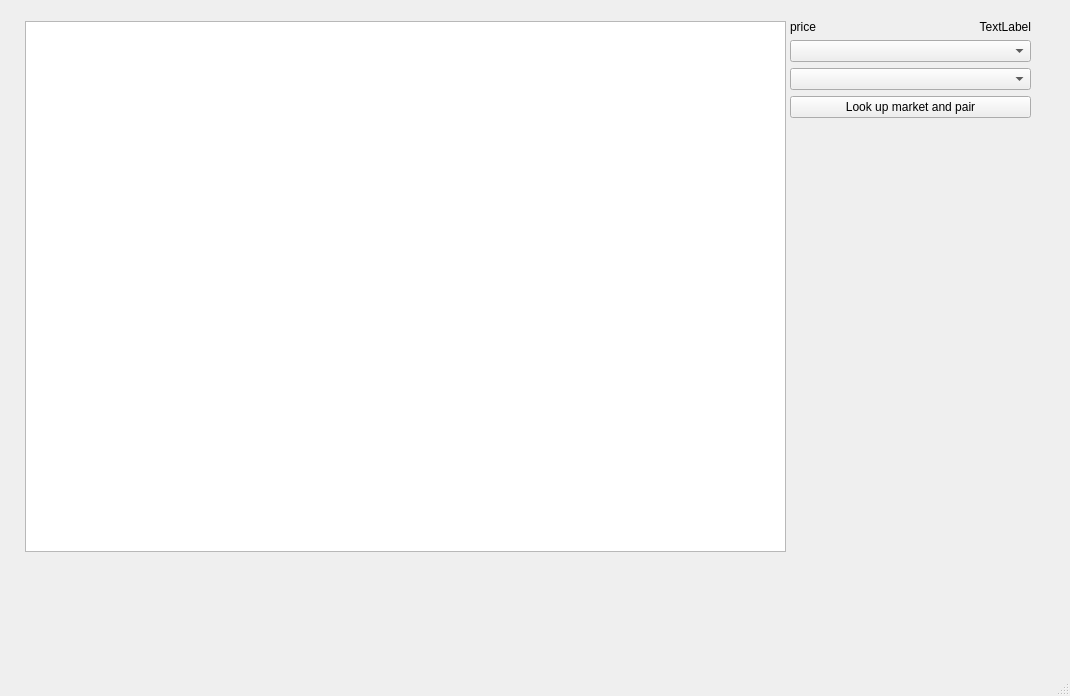
<?xml version="1.0" encoding="UTF-8"?>
<ui version="4.0">
 <class>MainWindow</class>
 <widget class="QMainWindow" name="MainWindow">
  <property name="geometry">
   <rect>
    <x>0</x>
    <y>0</y>
    <width>1070</width>
    <height>696</height>
   </rect>
  </property>
  <property name="windowTitle">
   <string>MainWindow</string>
  </property>
  <widget class="QWidget" name="centralwidget">
   <widget class="PlotWidget" name="graphicsView">
    <property name="geometry">
     <rect>
      <x>25</x>
      <y>21</y>
      <width>761</width>
      <height>531</height>
     </rect>
    </property>
   </widget>
   <widget class="QWidget" name="formLayoutWidget">
    <property name="geometry">
     <rect>
      <x>790</x>
      <y>20</y>
      <width>241</width>
      <height>341</height>
     </rect>
    </property>
    <layout class="QFormLayout" name="formLayout">
     <item row="0" column="0">
      <widget class="QLabel" name="pricePairLabel">
       <property name="text">
        <string>price</string>
       </property>
      </widget>
     </item>
     <item row="0" column="1">
      <widget class="QLabel" name="pricePairVal">
       <property name="autoFillBackground">
        <bool>false</bool>
       </property>
       <property name="text">
        <string>TextLabel</string>
       </property>
       <property name="alignment">
        <set>Qt::AlignRight|Qt::AlignTrailing|Qt::AlignVCenter</set>
       </property>
      </widget>
     </item>
     <item row="1" column="0" colspan="2">
      <widget class="QComboBox" name="marketCombo"/>
     </item>
     <item row="2" column="0" colspan="2">
      <widget class="QComboBox" name="pairCombo"/>
     </item>
     <item row="3" column="0" colspan="2">
      <widget class="QPushButton" name="lookupButton">
       <property name="text">
        <string>Look up market and pair</string>
       </property>
      </widget>
     </item>
    </layout>
   </widget>
  </widget>
  <widget class="QMenuBar" name="menubar">
   <property name="geometry">
    <rect>
     <x>0</x>
     <y>0</y>
     <width>1070</width>
     <height>22</height>
    </rect>
   </property>
  </widget>
  <widget class="QStatusBar" name="statusbar"/>
 </widget>
 <customwidgets>
  <customwidget>
   <class>PlotWidget</class>
   <extends>QGraphicsView</extends>
   <header>pyqtgraph</header>
  </customwidget>
 </customwidgets>
 <resources/>
 <connections/>
</ui>
